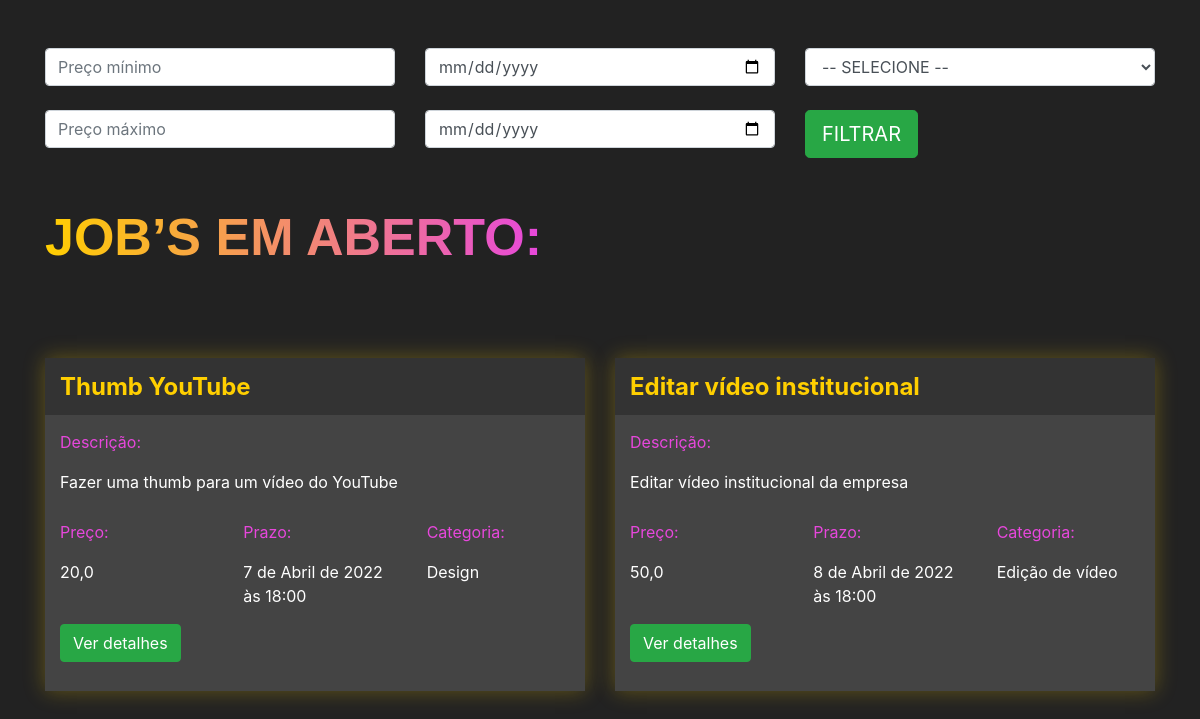
The page /jobs/encontrar_jobs/ on the database as committed earlier.
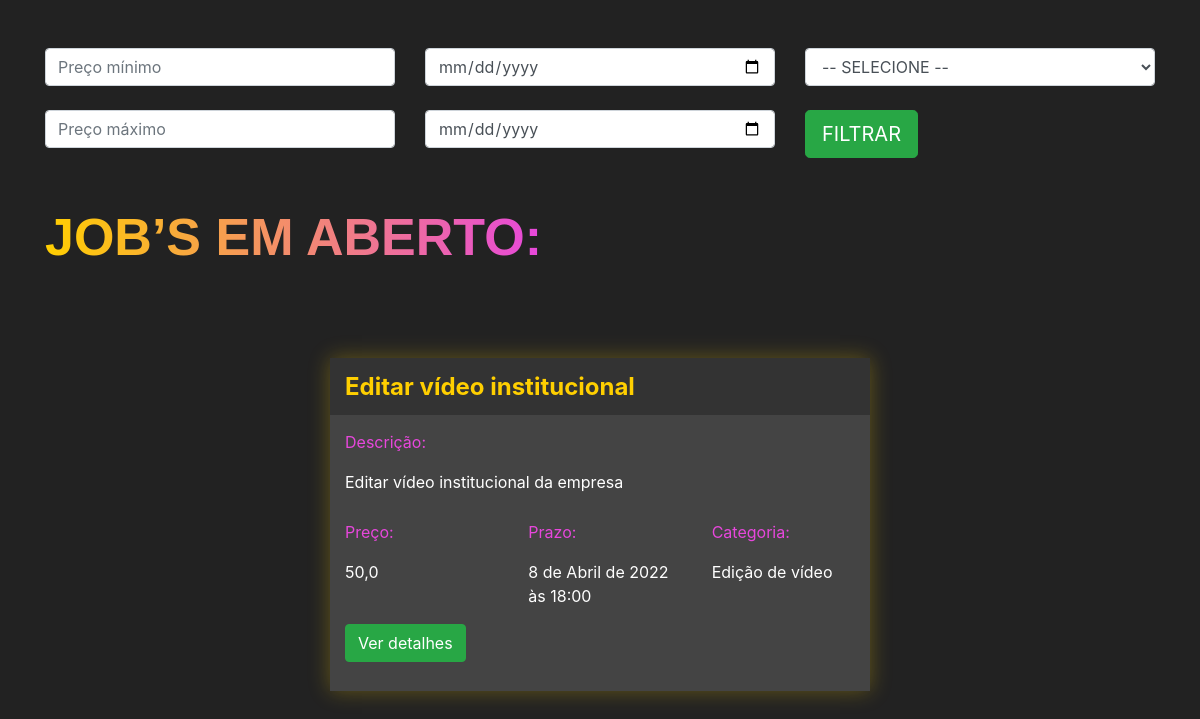
The same page on the database as committed later.
### jobs/models.py (models this page shows, shortened)
class Jobs(models.Model):
    categoria_choices = (('D', 'Design'),
                         ('EV', 'Edição de Vídeo'))
    status_choices = (('C', 'Em criação'),
                      ('AA', 'Aguardando aprovação'),
                      ('F', 'Finalizado'))
    titulo = models.CharField(max_length=200)
    descricao = models.TextField()
    categoria = models.CharField(max_length=2, choices=categoria_choices, default="D")
    prazo_entrega = models.DateTimeField()
    preco = models.FloatField()
    referencias = models.ManyToManyField(Referencias)
    profissional = models.ForeignKey(User, on_delete=models.DO_NOTHING, null=True, blank=True)
    reservado = models.BooleanField(default=False)
    status = models.CharField(max_length=2, default='C')

### jobs/views.py (the view)
# urls.py: path('encontrar_jobs/', views.encontrar_jobs, name="encontrar_jobs"),
def encontrar_jobs(request):
    if request.method == "GET":
        preco_minimo = request.GET.get('preco_minimo')
        preco_maximo = request.GET.get('preco_maximo')
        prazo_minimo = request.GET.get('prazo_minimo')
        prazo_maximo = request.GET.get('prazo_maximo')
        categoria = request.GET.get('categoria')
        if preco_minimo or preco_maximo or prazo_minimo or prazo_maximo or categoria:
            if not preco_minimo:
                preco_minimo = 0
            if not preco_maximo:
                preco_maximo = 999999
            if not prazo_minimo:
                prazo_minimo = datetime(year=1900, month=1, day=1)
            if not prazo_maximo:
                prazo_maximo = datetime(year=3000, month=1, day=1)
            if categoria == '':
                categoria = ['D', 'EV', ]
            elif categoria == 'D':
                categoria = ['D', ]
            elif categoria == "EV":
                categoria = ['EV', ]
            jobs = Jobs.objects \
                .filter(preco__gte=preco_minimo) \
                .filter(preco__lte=preco_maximo) \
                .filter(prazo_entrega__gte=prazo_minimo) \
                .filter(prazo_entrega__lte=prazo_maximo) \
                .filter(categoria__in=categoria) \
                .filter(reservado=False)
        else:
            jobs = Jobs.objects.filter(reservado=False)
        return render(request, 'encontrar_jobs.html', {'jobs': jobs})

### jobs/models.py (called while the page is built)
    def __str__(self) -> str:
        return self.arquivo.url

### jobs/templates/encontrar_jobs.html (shortened to what this page needs)
{% extends 'base.html' %}
{% load static %}
{% block 'head' %}
<link rel="stylesheet" href="{% static 'jobs/css/encontrar_jobs.css' %}">
{% endblock %}
{% block 'body' %}
<div class="container">
    <br/>
    <br/>
    <form action="{% url 'encontrar_jobs' %}" method="GET">
        <div class="row">
            <div class="col-sm">
                <input type="text" class="form-control" placeholder="Preço mínimo" name="preco_minimo">
                <br/>
                <input type="text" class="form-control" placeholder="Preço máximo" name="preco_maximo">
            </div>
            <div class="col-sm">
                <input type="date" class="form-control" name="prazo_minimo">
                <br/>
                <input type="date" class="form-control" name="prazo_maximo">
            </div>
            <div class="col-sm">
                <select class="form-control" name="categoria">
                    <option value="">-- SELECIONE --</option>
                </select>
                <br/>
                <input type="submit" class="btn btn-success btn-lg" value="FILTRAR">
            </div>
        </div>
    </form>
    <br/>
    <br/>
    <h2 class="titulo">JOB’S EM ABERTO:</h2>
    <div class="row justify-content-around">
        {% for job in jobs %}
        <div class="col-6 row-card">
            <div class="card-job">
                <div class="header-job">
                    <h4 class="titulo-job">{{job.titulo}}</h4>
                </div>
                <div class="body-job">
                    <p class="titulo-body">Descrição:</p>
                    <div style="width: 70%">
                        <p>{{job.descricao}}</p>
                    </div>
                    <div class="row">
                        <div class="col-4">
                            <p class="titulo-body">Preço:</p>
                            <p>{{job.preco}}</p>
                        </div>
                        <div class="col-4">
                            <p class="titulo-body">Prazo:</p>
                            <p>{{job.prazo_entrega}}</p>
                        </div>
                        <div class="col-4">
                            <p class="titulo-body">Categoria:</p>
                            <p>
                                {% if job.categoria == 'D'%}
                                Design
                                {% else %}
                                Edição de vídeo
                                {% endif%}
                            </p>
                        </div>
                    </div>
                    <button class="btn btn-success" data-toggle="modal" data-target="#modal-{{job.id}}">
                        Ver detalhes
                    </button>
                    <br/>
                    <br/>
                </div>
            </div>
        </div>
        {% endfor %}
    </div>
</div>
{% endblock %}

### templates/base.html (shortened to what this page needs)
<!doctype html>
<html lang="en">
<head>
    {% block 'head' %}
    {% endblock %}
    <link rel="stylesheet" href="https://cdn.jsdelivr.net/npm/bootstrap@4.6.1/dist/css/bootstrap.min.css">
</head>
<body class="fundo">
{% block 'body' %}
{% endblock %}
</body>
</html>

### templates/static/jobs/css/encontrar_jobs.css (style rules this page uses)
.fundo { background-color: #222; color: white; }
.card-job { background-color: #444; box-shadow: 0 0px 20px 0 rgba(255, 207, 0, 0.3); padding: 0; margin-top: 50px; }
.header-job { background-color: #333; width: 100% !important; padding: 5px; padding-left: 15px; }
.row-card { margin-top: 40px; }
.titulo-job { color: #FFCF00; font-weight: bold; margin-top: 10px; }
.body-job { padding: 5px; padding-left: 15px; }
.titulo-body { color: #E747DC; margin-top: 10px; }
.titulo { font-family: Arial, Helvetica, sans-serif; font-weight: bold; font-size: 52px; display: inline; background-image: linear-gradient(90deg, rgba(255, 207, 0, 1) 0%, rgba(231, 71, 220, 1) 100%); background-clip: text; -webkit-background-clip: text; color: transparent; padding-bottom: 10px; }

Rows that differ between the two databases and show on the page:
no longer on this page (row edited): Jobs: titulo "Thumb YouTube", descricao "Fazer uma thumb para um vídeo do YouTube", preco "20,0", prazo_entrega "7 de Abril de 2022 às 18:00", categoria "Design"
